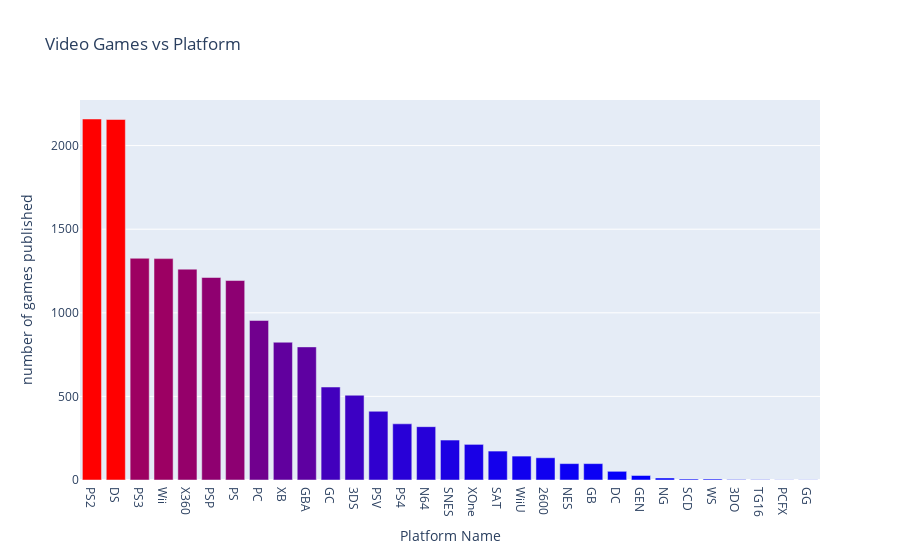

Source (notebook cell):
### Code cell
# Top 10 video game by  Platform

publisher =  df_vgame.groupby('Platform')['Name'].count().reset_index()
publisher = publisher.sort_values('Name',ascending=False).reset_index()
publisher.drop("index",axis = 1,inplace=True)

fig = go.Figure(go.Bar(x=publisher['Platform'],y=publisher['Name'],marker={'color': publisher['Name'],'colorscale': 'Bluered'}))
fig.update_layout(title_text='Video Games vs Platform',xaxis_title="Platform Name",yaxis_title="number of games published")
fig.show()

### Figure 1 — Plotly figure (JSON) as saved in the notebook; plotly's stock layout.template omitted (floating-point values rounded to 4 significant figures)
{"data": [{"marker": {"color": [2159, 2156, 1326, 1324, 1261, 1211, 1193, 954, 824, 796, 556, 507, 411, 336, 319, 239, 213, 173, 143, 133, 98, 98, 52, 27, 12, 6, 6, 3, 2, 1, 1], "colorscale": [[0, "rgb(0,0,255)"], [1, "rgb(255,0,0)"]]}, "type": "bar", "x": ["PS2", "DS", "PS3", "Wii", "X360", "PSP", "PS", "PC", "XB", "GBA", "GC", "3DS", "PSV", "PS4", "N64", "SNES", "XOne", "SAT", "WiiU", "2600", "NES", "GB", "DC", "GEN", "NG", "SCD", "WS", "3DO", "TG16", "PCFX", "GG"], "y": [2159, 2156, 1326, 1324, 1261, 1211, 1193, 954, 824, 796, 556, 507, 411, 336, 319, 239, 213, 173, 143, 133, 98, 98, 52, 27, 12, 6, 6, 3, 2, 1, 1]}], "layout": {"title": {"text": "Video Games vs Platform"}, "xaxis": {"title": {"text": "Platform Name"}}, "yaxis": {"title": {"text": "number of games published"}}}}
